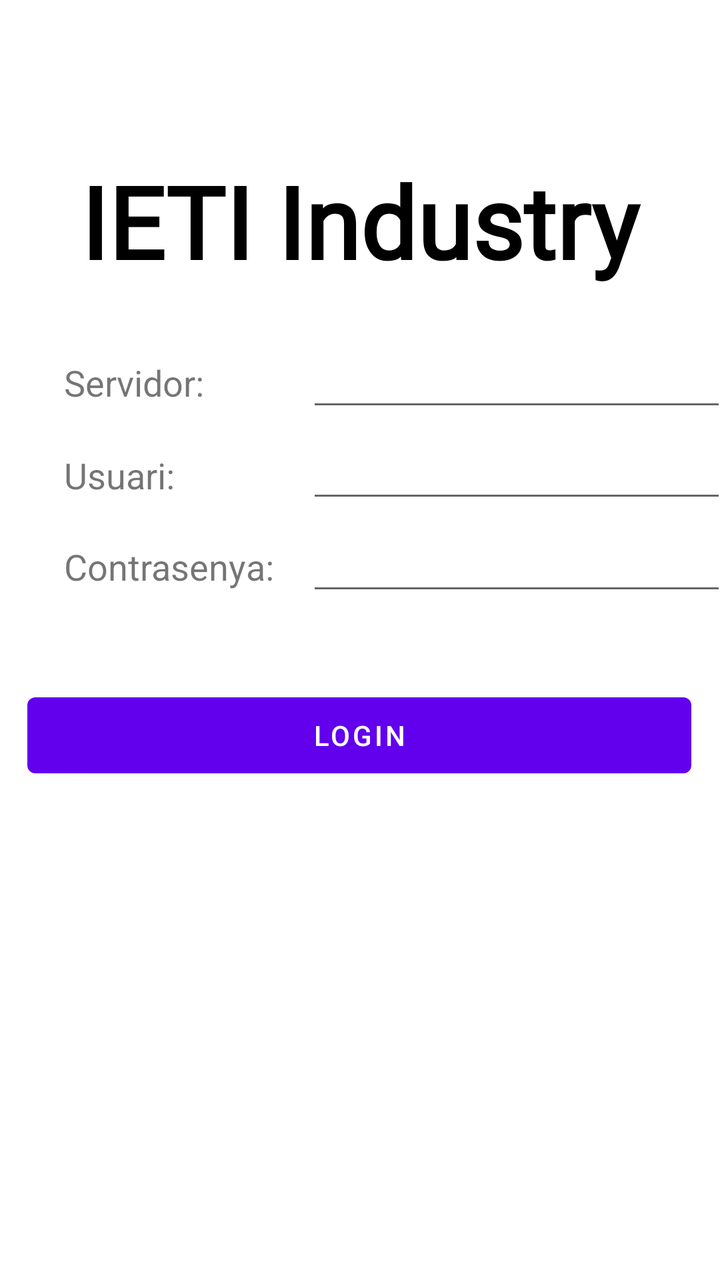
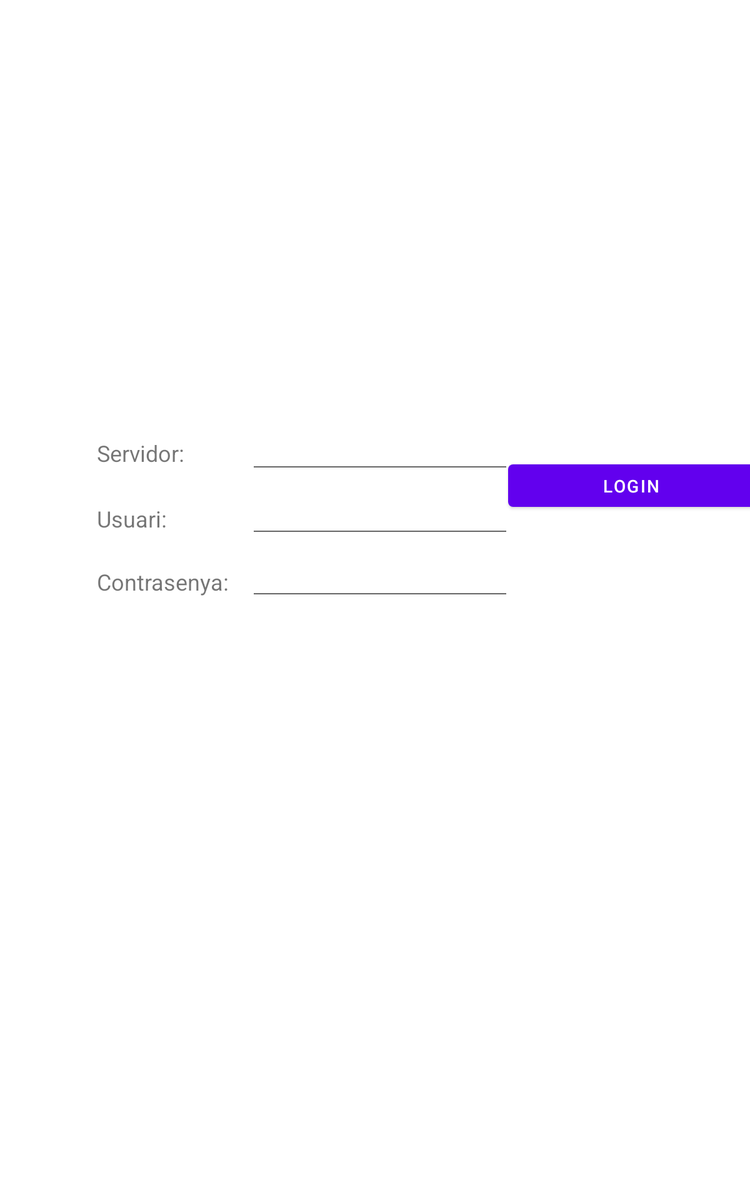

First picture: res/layout/ on a phone held upright. Second picture: the repository's own variant of that layout, on a device whose configuration matches the variant's folder. Source for both follows.
<!-- AndroidManifest.xml: application theme Theme.IETI_Industry_Android -->
<!-- res/layout/activity_main.xml -->
<?xml version="1.0" encoding="utf-8"?>
<androidx.constraintlayout.widget.ConstraintLayout xmlns:android="http://schemas.android.com/apk/res/android"
    xmlns:app="http://schemas.android.com/apk/res-auto"
    xmlns:tools="http://schemas.android.com/tools"
    android:layout_width="match_parent"
    android:layout_height="match_parent"
    tools:context=".MainActivity">

    <TextView
        android:id="@+id/textView"
        android:layout_width="wrap_content"
        android:layout_height="wrap_content"
        android:layout_marginStart="32dp"
        android:text="Servidor:"
        android:textSize="18sp"
        app:layout_constraintBottom_toBottomOf="parent"
        app:layout_constraintEnd_toEndOf="parent"
        app:layout_constraintHorizontal_bias="0.0"
        app:layout_constraintStart_toStartOf="parent"
        app:layout_constraintTop_toTopOf="parent"
        app:layout_constraintVertical_bias="0.291" />

    <EditText
        android:id="@+id/Server"
        android:layout_width="wrap_content"
        android:layout_height="wrap_content"
        android:layout_marginStart="51dp"
        android:ems="10"
        android:inputType="textPersonName"
        app:layout_constraintBottom_toBottomOf="@+id/textView"
        app:layout_constraintEnd_toEndOf="parent"
        app:layout_constraintHorizontal_bias="0.0"
        app:layout_constraintStart_toEndOf="@+id/textView"
        app:layout_constraintTop_toTopOf="@+id/textView"
        app:layout_constraintVertical_bias="0.571" />

    <EditText
        android:id="@+id/Password"
        android:layout_width="wrap_content"
        android:layout_height="wrap_content"
        android:ems="10"
        android:inputType="textPassword"
        app:layout_constraintBottom_toBottomOf="@+id/textView3"
        app:layout_constraintEnd_toEndOf="@+id/User"
        app:layout_constraintHorizontal_bias="0.0"
        app:layout_constraintStart_toStartOf="@+id/User"
        app:layout_constraintTop_toTopOf="@+id/textView3"
        app:layout_constraintVertical_bias="0.571" />

    <EditText
        android:id="@+id/User"
        android:layout_width="wrap_content"
        android:layout_height="wrap_content"
        android:layout_marginStart="65dp"
        android:ems="10"
        android:inputType="textPersonName"
        app:layout_constraintBottom_toBottomOf="@+id/textView2"
        app:layout_constraintEnd_toEndOf="@+id/Server"
        app:layout_constraintHorizontal_bias="1.0"
        app:layout_constraintStart_toStartOf="@+id/Server"
        app:layout_constraintTop_toTopOf="@+id/textView2"
        app:layout_constraintVertical_bias="0.619" />

    <TextView
        android:id="@+id/textView3"
        android:layout_width="wrap_content"
        android:layout_height="wrap_content"
        android:layout_marginStart="32dp"
        android:text="Contrasenya:"
        android:textSize="18sp"
        app:layout_constraintBottom_toBottomOf="parent"
        app:layout_constraintEnd_toEndOf="parent"
        app:layout_constraintHorizontal_bias="0.0"
        app:layout_constraintStart_toStartOf="parent"
        app:layout_constraintTop_toTopOf="parent"
        app:layout_constraintVertical_bias="0.44" />

    <TextView
        android:id="@+id/textView2"
        android:layout_width="wrap_content"
        android:layout_height="wrap_content"
        android:layout_marginStart="32dp"
        android:text="Usuari:"
        android:textSize="18sp"
        app:layout_constraintBottom_toBottomOf="parent"
        app:layout_constraintEnd_toEndOf="parent"
        app:layout_constraintHorizontal_bias="0.0"
        app:layout_constraintStart_toStartOf="parent"
        app:layout_constraintTop_toTopOf="parent"
        app:layout_constraintVertical_bias="0.366" />

    <Button
        android:id="@+id/loginButton"
        android:layout_width="332dp"
        android:layout_height="50dp"
        android:layout_marginTop="40dp"
        android:text="Login"
        app:layout_constraintEnd_toEndOf="parent"
        app:layout_constraintHorizontal_bias="0.493"
        app:layout_constraintStart_toStartOf="parent"
        app:layout_constraintTop_toBottomOf="@+id/Password" />

    <TextView
        android:id="@+id/title"
        android:layout_width="304dp"
        android:layout_height="130dp"
        android:fontFamily="@font/share_tech"
        android:text="IETI Industry"
        android:textAlignment="center"
        android:textColor="#000000"
        android:textSize="50dp"
        android:textStyle="bold"
        app:layout_constraintBottom_toBottomOf="parent"
        app:layout_constraintEnd_toEndOf="parent"
        app:layout_constraintHorizontal_bias="0.495"
        app:layout_constraintStart_toStartOf="parent"
        app:layout_constraintTop_toTopOf="parent"
        app:layout_constraintVertical_bias="0.151" />

</androidx.constraintlayout.widget.ConstraintLayout>
<!-- resources referenced by this layout -->
<resources>
  <style name="Theme.IETI_Industry_Android" parent="Theme.MaterialComponents.DayNight.DarkActionBar">
          
          <item name="colorPrimary">@color/purple_500</item>
          <item name="colorPrimaryVariant">@color/purple_700</item>
          <item name="colorOnPrimary">@color/white</item>
          
          <item name="colorSecondary">@color/teal_200</item>
          <item name="colorSecondaryVariant">@color/teal_700</item>
          <item name="colorOnSecondary">@color/black</item>
          
          <item name="android:statusBarColor" tools:targetApi="l">?attr/colorPrimaryVariant</item>
          
      </style>
</resources>
<!-- res/layout-sw600dp/activity_main.xml (the repository's variant of the layout above) -->
<!-- drawn on a 7-inch tablet held upright -->
<?xml version="1.0" encoding="utf-8"?>
<androidx.constraintlayout.widget.ConstraintLayout xmlns:android="http://schemas.android.com/apk/res/android"
    xmlns:app="http://schemas.android.com/apk/res-auto"
    xmlns:tools="http://schemas.android.com/tools"
    android:layout_width="match_parent"
    android:layout_height="match_parent"
    tools:context=".MainActivity">

    <EditText
        android:id="@+id/User"
        android:layout_width="wrap_content"
        android:layout_height="wrap_content"
        android:layout_marginEnd="36dp"
        android:ems="10"
        android:inputType="textPersonName"
        app:layout_constraintBottom_toBottomOf="@+id/textView2"
        app:layout_constraintEnd_toEndOf="@+id/Server"
        app:layout_constraintHorizontal_bias="0.0"
        app:layout_constraintStart_toStartOf="@+id/Server"
        app:layout_constraintTop_toTopOf="@+id/textView2"
        app:layout_constraintVertical_bias="0.619" />

    <TextView
        android:id="@+id/textView3"
        android:layout_width="wrap_content"
        android:layout_height="wrap_content"
        android:text="Contrasenya:"
        android:textSize="18sp"
        app:layout_constraintBottom_toBottomOf="parent"
        app:layout_constraintEnd_toEndOf="parent"
        app:layout_constraintHorizontal_bias="0.0"
        app:layout_constraintStart_toStartOf="@+id/textView2"
        app:layout_constraintTop_toTopOf="parent"
        app:layout_constraintVertical_bias="0.484" />

    <EditText
        android:id="@+id/Server"
        android:layout_width="wrap_content"
        android:layout_height="wrap_content"
        android:layout_marginStart="51dp"
        android:ems="10"
        android:inputType="textPersonName"
        app:layout_constraintBottom_toBottomOf="@+id/textView"
        app:layout_constraintEnd_toEndOf="parent"
        app:layout_constraintHorizontal_bias="0.0"
        app:layout_constraintStart_toEndOf="@+id/textView"
        app:layout_constraintTop_toTopOf="@+id/textView"
        app:layout_constraintVertical_bias="0.571" />

    <TextView
        android:id="@+id/textView"
        android:layout_width="wrap_content"
        android:layout_height="wrap_content"
        android:layout_marginStart="32dp"
        android:text="Servidor:"
        android:textSize="18sp"
        app:layout_constraintBottom_toBottomOf="parent"
        app:layout_constraintEnd_toEndOf="parent"
        app:layout_constraintHorizontal_bias="0.091"
        app:layout_constraintStart_toStartOf="parent"
        app:layout_constraintTop_toTopOf="parent"
        app:layout_constraintVertical_bias="0.374" />

    <Button
        android:id="@+id/loginButton"
        android:layout_width="197dp"
        android:layout_height="46dp"
        android:text="Login"
        app:layout_constraintBottom_toBottomOf="parent"
        app:layout_constraintEnd_toEndOf="parent"
        app:layout_constraintHorizontal_bias="0.419"
        app:layout_constraintStart_toEndOf="@+id/User"
        app:layout_constraintTop_toTopOf="parent"
        app:layout_constraintVertical_bias="0.4" />

    <TextView
        android:id="@+id/textView2"
        android:layout_width="wrap_content"
        android:layout_height="wrap_content"
        android:text="Usuari:"
        android:textSize="18sp"
        app:layout_constraintBottom_toBottomOf="parent"
        app:layout_constraintEnd_toEndOf="parent"
        app:layout_constraintHorizontal_bias="0.0"
        app:layout_constraintStart_toStartOf="@+id/textView"
        app:layout_constraintTop_toTopOf="parent"
        app:layout_constraintVertical_bias="0.43" />

    <EditText
        android:id="@+id/Password"
        android:layout_width="wrap_content"
        android:layout_height="wrap_content"
        android:ems="10"
        android:inputType="textPassword"
        app:layout_constraintBottom_toBottomOf="@+id/textView3"
        app:layout_constraintEnd_toEndOf="@+id/User"
        app:layout_constraintHorizontal_bias="0.0"
        app:layout_constraintStart_toStartOf="@+id/User"
        app:layout_constraintTop_toTopOf="@+id/textView3"
        app:layout_constraintVertical_bias="0.666" />

</androidx.constraintlayout.widget.ConstraintLayout>
